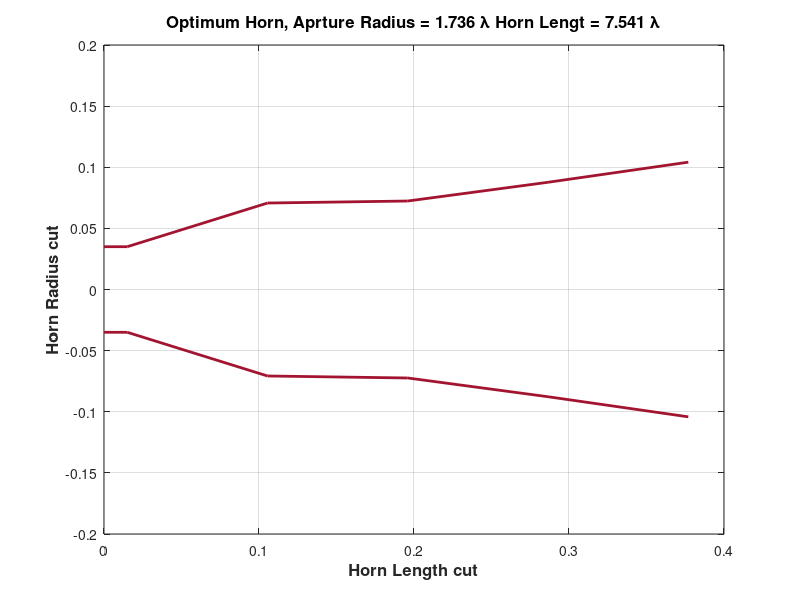

Here is the MATLAB script that generated this plot: (Note: this script raises an error after producing the figure.)
%% Optimum design for -45dB return loss from pattern search optimization 
clear;
c0 = 3e8;
F = 5e9;
lamb = c0./F;
N = 5;
data = load('ps_allvar_ms3serv2_minxp_V2L_serv2.mat');
fmin = data.fmin2;

R = [fmin.r(1) fmin.r(1:N)];

% R = [0.02283 0.02283 0.06313 0.07772 0.09971 0.1467]; % From GA algo


% R = [0.02 0.02 0.02667 0.03333 0.04 0.04667 0.05333 0.06 0.06667 0.07333 0.09562 0.08667 0.09333 0.1009 0.1067 0.1156...
%     0.1491];
% N = length(R) - 1;
% Len = 0.3912;
Len = fmin.r(N + 1);

% Len = 0.3273;

l1 = lamb./4;
L = [l1 ones(1, N - 1)./N .* Len];

for i = 1:N
    L_axis(i) = sum(L(1:i));
end
L_axis = [0 L_axis];
figure;
plot(L_axis, R, 'LineWidth', 2, 'Color', [0.6350, 0.0780, 0.1840] );
hold on;
plot(L_axis, -R, 'LineWidth', 2, 'Color', [0.6350, 0.0780, 0.1840] );
title(['Optimum Horn, Aprture Radius = ', num2str(R(end)./lamb), ' \lambda ', 'Horn Lengt = ', num2str(Len./lamb), ' \lambda'], 'FontSize', 12, 'FontWeight', 'bold');
xlabel('Horn Length cut', 'FontSize', 12, 'FontWeight', 'bold');
ylabel('Horn Radius cut', 'FontSize', 12, 'FontWeight', 'bold');
grid on;

%% Iteration over the frequencies 

R(end) = 3 * R(1);

SP = [R(2:end) Len];

XMN_data = load('Xmn.mat');
str = XMN_data.Xmn;

fc_ = fc(R(2), 1, 1);

% <<<<<<< Updated upstream
% F = linspace(fc_(1)+fc_(1)./100, fc_(3), 20);
% =======
F = linspace(fc_(1)+fc_(1)./100, fc_(10), 20);
% >>>>>>> Stashed changes
% F = 5e9;
% objective = @(x) GSM_N_opt_allvar(SP(1:N), SP(N+1), x(1:length(F)), 0);
tic;
% parfor i = 1:length(F)
% XP_level = MinXP_Goal_V2L_freq(SP(1:N), SP(N+1), F, 20);
F_ = [F(1) F(10) F(20)];
[Eth_, Eph_, Eco_, Exp_, CO_, XP_, E_, th, ph, Max_Exp_diff] = MinXP_Goal_V2L_freq_fields(SP(1:N), SP(N + 1), F_(1), 20);

%% Plots

i = 1;

Eco = squeeze(Eco_(i, :, :));
Exp = squeeze(Exp_(i, :, :));
E = squeeze(E_(i, :, :));

CO = squeeze(CO_(i, :, :));

XP = squeeze(XP_(i, :, :));

time_used = toc;
% end

% figure;
% plot(F_*1e-9, Max_Exp_diff, 'LineWidth', 2);grid on;
% xlabel('Frequency (GHz)', 'FontSize', 16, 'FontWeight', 'bold');
% ylabel('Cross Polar level (dB)', 'FontSize', 16, 'FontWeight', 'bold');
% title('Cross polar level ga algo', 'FontSize', 16, 'FontWeight', 'bold');
% % RL1 = GSM_N_opt_allvar(SP(1:N), SP(N+1), 5e9, 20);
% end

figure(77);

hold on;
plot(th(1, :)*(180/pi), db((abs(E(1, :))/max(abs(E(1, :))))), '-.', 'LineWidth', 2);

hold on;
plot(th(90, :)*(180/pi), db((abs(E(90, :))/max(abs(E(90, :))))), '-.', 'LineWidth', 2);


xlabel('\theta(Deg)', 'FontSize', 12, 'FontWeight', 'bold');
ylabel('E_{abs} (dB) normalized ', 'FontSize', 12, 'FontWeight', 'bold');
title('Far electric field', 'FontSize', 12, 'FontWeight', 'bold');
% legend({'\phi = 0', '\p
grid on;
ylim([-40 5]);

figure(78);
hold on;
plot(th(1, :)*(180/pi), db((abs(Eco(1, :))./max(max(abs(Eco))))), '-.', 'LineWidth', 2);
hold on;
plot(th(90, :)*(180/pi), db((abs(Exp(45, :))./max(max(abs(Eco))))), '-.', 'LineWidth', 2);

xlabel('\theta(Deg)', 'FontSize', 12, 'FontWeight', 'bold');
ylabel('Far fields E_{co} and E_{xp} (dB)', 'FontSize', 12, 'FontWeight', 'bold');
title('Co and Cross polar fields', 'FontSize', 12, 'FontWeight', 'bold');
grid on;
ylim([-40 5]);

% 
% figure(72);
% hold on;
% plot(th(1, :)*(180/pi), db((abs(CO(1, :))./max(max(abs(CO))))), '-.', 'LineWidth', 2);
% hold on;
% plot(th(90, :)*(180/pi), db((abs(XP(45, :))./max(max(abs(CO))))), '-.', 'LineWidth', 2);
% 
% xlabel('\theta(Deg)', 'FontSize', 12, 'FontWeight', 'bold');
% ylabel('Far fields E_{co} and E_{xp} (dB)', 'FontSize', 12, 'FontWeight', 'bold');
% title('Co and Cross polar fields', 'FontSize', 12, 'FontWeight', 'bold');
% grid on;
% ylim([-40 5]);